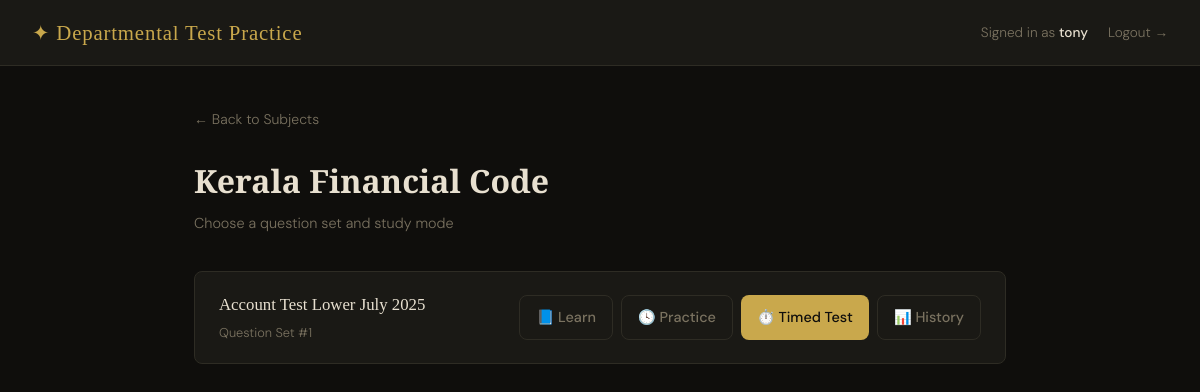
The app's page /sets/1 (signed in) with its own data.
### tables this page shows
CREATE TABLE subjects (
        id INTEGER PRIMARY KEY AUTOINCREMENT,
        name TEXT
    );

CREATE TABLE question_sets (
        id INTEGER PRIMARY KEY AUTOINCREMENT,
        subject_id INTEGER,
        name TEXT
    );

### app.py (the view)
@app.route("/sets/<int:subject_id>")
def show_sets(subject_id):
    if not require_login():
        return redirect("/login")
    conn = get_db()
    subject = conn.execute("SELECT name FROM subjects WHERE id=?", (subject_id,)).fetchone()
    conn.close()
    return render_template("sets.html", sets=get_sets(subject_id),
                           subject_id=subject_id,
                           subject_name=subject["name"] if subject else "")

### app.py (called while the page is built)
def require_login():
    return "user_id" in session

def get_db():
    conn = sqlite3.connect('database.db')
    conn.row_factory = sqlite3.Row
    return conn

def get_sets(subject_id):
    conn = get_db()
    data = conn.execute("SELECT id, name FROM question_sets WHERE subject_id=?", (subject_id,)).fetchall()
    conn.close()
    return data

### templates/sets.html (shortened to what this page needs)
{% extends "base.html" %}
{% block content %}
<a href="/" class="back-link">← Back to Subjects</a>
<div class="page-header">
    <h1>{{ subject_name }}</h1>
    <p>Choose a question set and study mode</p>
</div>
{% if sets %}
<div class="set-list">
    {% for set in sets %}
    <div class="set-card">
        <div>
            <div class="set-name">{{ set[1] }}</div>
            <div style="font-size:0.8rem; color:var(--text-muted);">Question Set #{{ set[0] }}</div>
        </div>
        <div class="set-actions">
            <a href="/learn/start/{{ set[0] }}" class="btn btn-ghost btn-sm">📘 Learn</a>
            <a href="/start/{{ set[0] }}/practice" class="btn btn-ghost btn-sm">🕓 Practice</a>
            <a href="/start/{{ set[0] }}/timed" class="btn btn-gold btn-sm">⏱️ Timed Test</a>
            <a href="/history/{{ set[0] }}" class="btn btn-ghost btn-sm">📊 History</a>
        </div>
    </div>
    {% endfor %}
</div>
{% else %}
<div style="text-align:center; padding:60px 24px; color:var(--text-muted);">
    <div style="font-size:3rem;">📭</div>
    <p style="margin-top:12px;">No question sets in this subject yet.</p>
</div>
{% endif %}
{% endblock %}

### templates/base.html (style rules this page uses)
:root { --bg: #0f0e0c; --surface: #1a1915; --surface2: #242218; --border: #2e2c24; --gold: #c9a84c; --gold-dim: #8a7035; --text: #e8e0d0; --text-muted: #7a7260; --green: #4caf82; --red: #c95c4c; --blue: #4c82c9; --radius: 8px; }
* { box-sizing: border-box; margin: 0; padding: 0; }
body { background: var(--bg); color: var(--text); font-family: 'DM Sans', sans-serif; font-weight: 300; min-height: 100vh; line-height: 1.6; }
.page-header { margin-bottom: 36px; }
.page-header h1 { font-family: 'Playfair Display', serif; font-size: 2rem; margin-bottom: 6px; }
.page-header p { color: var(--text-muted); font-size: 0.9rem; }
.btn { display: inline-flex; align-items: center; justify-content: center; padding: 10px 16px; border-radius: var(--radius); font-size: 0.9rem; font-weight: 500; cursor: pointer; border: none; text-decoration: none; transition: all 0.15s ease; }
.btn-gold { background: var(--gold); color: #0f0e0c; }
.btn-ghost { background: transparent; border: 1px solid var(--border); color: var(--text-muted); }
a { color: var(--gold); text-decoration: none; }

### templates/sets.html (style rules this page uses)
.set-list { display: flex; flex-direction: column; gap: 12px; }
.set-card { background: var(--surface); border: 1px solid var(--border); border-radius: var(--radius); padding: 20px 24px; display: flex; align-items: center; justify-content: space-between; transition: border-color 0.2s; gap: 16px; }
.set-name { font-family: 'Playfair Display', serif; font-size: 1.05rem; margin-bottom: 4px; }
.set-actions { display: flex; gap: 8px; flex-shrink: 0; flex-wrap: wrap; }
.back-link { display: inline-flex; align-items: center; gap: 6px; color: var(--text-muted); font-size: 0.875rem; margin-bottom: 24px; }

### records on screen
subjects: name "Kerala Financial Code"
question_sets: name "Account Test Lower July 2025", id "1"

### other values on screen
{{ session.get("username") }} "tony"
